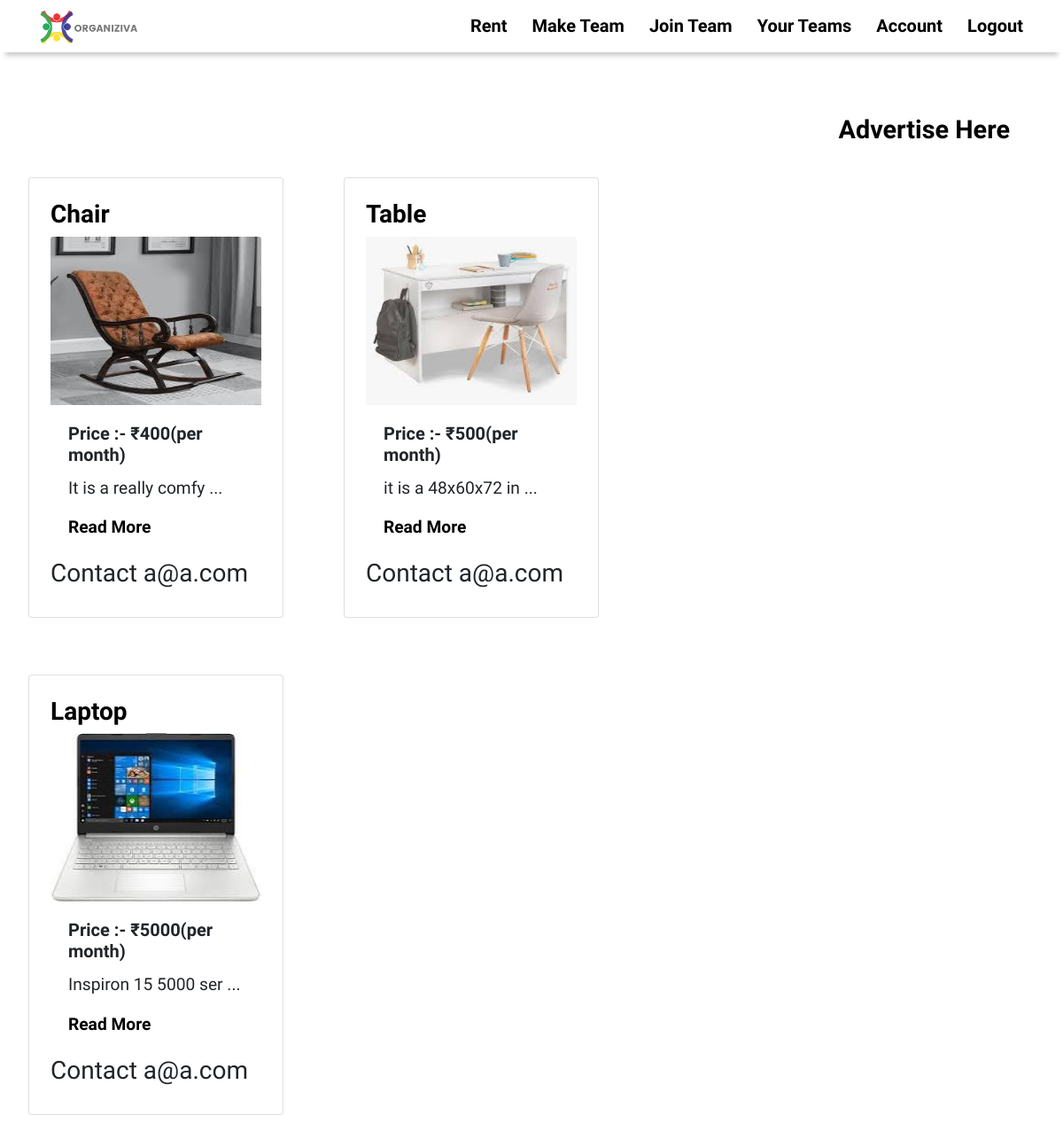
The page /allrental (signed in) on the database its author committed.
### Tool/models.py (models this page shows, shortened)
class Rent(db.Model):
    __tablename__ = 'rent'
    id = db.Column(db.Integer , primary_key = True)
    thing = db.Column(db.String)
    description = db.Column(db.String)
    price = db.Column(db.Integer)
    image = db.Column(db.String(64), nullable = False)
    rented = db.Column(db.String, default = 'No')
    userid = db.Column(db.Integer , db.ForeignKey('users.id'))

class User(db.Model,UserMixin):
    __tablename__ = 'users'
    id = db.Column(db.Integer,primary_key = True)
    name = db.Column(db.String(64))
    username = db.Column(db.String , unique = True)
    profile_image = db.Column(db.String(64), nullable = False , default = 'head_res.png')
    email = db.Column(db.String(64),unique = True,index = True)
    password_hash = db.Column(db.String(128))
    rent = db.relationship('Rent' , backref = 'user' , lazy = 'dynamic')
    knowledge = db.relationship('Knowledge' , backref = 'user' , lazy = 'dynamic')
    teams = db.relationship('Team' , secondary = work , backref = db.backref('workers', lazy = 'dynamic'))
    events = db.relationship('Events' , secondary = event , backref = db.backref('doers', lazy = 'dynamic'))

### app.py (the view)
@app.route('/allrental' , methods = ['GET' , 'POST'])
@login_required
def all_rental():
    rent = Rent.query.filter_by(rented = 'No').order_by(Rent.price.asc())
    return render_template('allrent.htm' , rent = rent )

### Tool/models.py (called while the page is built)
@login_manager.user_loader
def load_user(user_id):
    return User.query.get(user_id)

### Tool/templates/allrent.htm (shortened to what this page needs)
{%extends 'base.htm'%}
{%block content%}
<br><br><br><br><br>
<a style="margin-right: 5%;" id="ad" class = 'clicks' href="{{url_for('make_rental')}}">Advertise Here</a>
<br><br>
{%for r in rent%}
  <a href = '{{url_for('single_rent' , rent_id = r.id)}}'>
    <div class="card" style="width: 18rem; display:inline-block;">
      <a href = '{{url_for('single_rent' , rent_id = r.id)}}' class="card-title"><h3 style="font-weight: 800;">{{r.thing}}</h3></a>
      <a href="{{url_for('static' , filename = r.image)}}">
      <img height="190vh" width = "100vw" src="{{url_for('static' , filename = r.image)}}" class="card-img-top" alt="image can't load">
      </a>
      <div class="card-body">
        <h5 style="font-weight: 800;" class="card-title">Price :- ₹{{r.price}}(per month)</h5>
        <p style="font-family: 'Josefin Sans', sans-serif; font-size: larger;" class="card-text">{{r.description[:20]}} ...</p>
        <a style="font-size: larger; font-weight: 600;" href="{{url_for('single_rent' , rent_id = r.id)}}">Read More</a>
    </div>
    <h3>Contact {{r.user.email}}</h3>
  </a>
{%endfor%}
{%endblock%}

### Tool/static/remote.css (style rules this page uses)
html { scroll-behavior: smooth; }
body { font-family: 'Josefin Sans', sans-serif !important; }
.clicks { font-family: 'Josefin Sans', sans-serif; font-size: 20px; padding-top: 5px ; float: right; }
.card { padding: 2%; margin: 2em; }
a { text-decoration: none !important; color: black !important; }
* { margin: 0; padding: 0; box-sizing: border-box; }
h3 { font-family: 'Josefin Sans', sans-serif; }
h5 { font-family: 'Josefin Sans', sans-serif; }
#ad { font-size: 180%; font-weight: 900; }
* { box-sizing: border-box; }

### rows shown on the page
Rent: thing "Chair", image (picture), price "400", description "It is a really comfy", user.email "a@a.com"
Rent: thing "Table", image (picture), price "500", description "it is a 48x60x72 in", user.email "a@a.com"
Rent: thing "Laptop", image (picture), price "5000", description "Inspiron 15 5000 ser", user.email "a@a.com"
